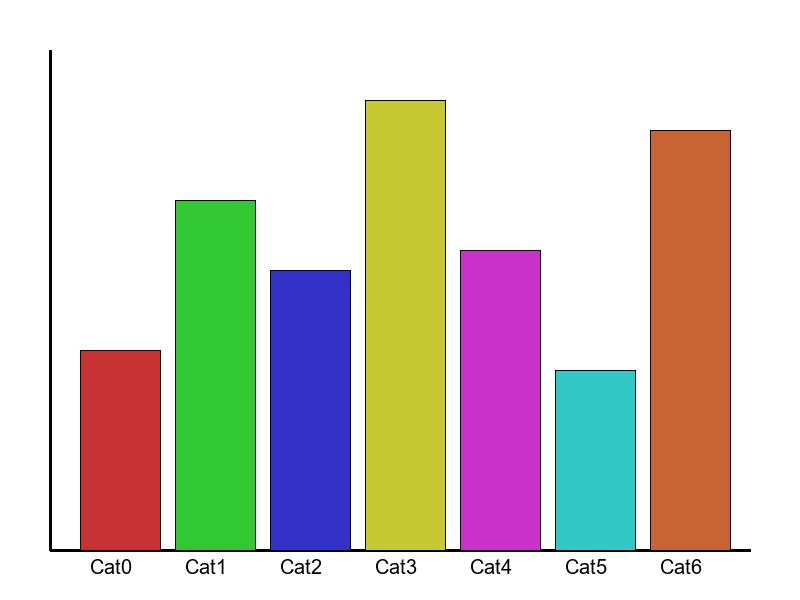
#> input picture test_images/gen_chart.jpg, 800 x 600 px
$ python debug_chart.py
#> lines starting #> are read from the running program, lines starting #| are printed output that depends on the picture; long printed decimals are rounded
### resizer.py
"""
Smart image resizer — automatically picks the best algorithm for any image.

Algorithms:
  seam       Content-aware seam carving (forward energy)
  scale      Standard interpolation (Lanczos)
  crop       Entropy-based smart crop
  letterbox  Scale + pad to target
  hybrid     Adaptive: seam-carve low-energy regions, scale the rest
  auto       Classifies image type, picks best algo

Hybrid uses a dynamic stopping criterion (from Rubinstein et al. 2009
Multi-Operator Media Retargeting).  Instead of a fixed fraction, it
tracks average seam energy and switches to scaling once seams start
cutting through important content — avoids both over-carving and
under-carving automatically.

Classification:
  photo     → hybrid
  graphic   → scale / crop
  text      → scale
  default   → hybrid
"""

import numpy as np
from PIL import Image
import sys, os, math
from enum import Enum
from typing import Literal


# ─── Energy & helpers ───────────────────────────────────────────────────────

def compute_energy(img: np.ndarray) -> np.ndarray:
    """Gradient magnitude (RGB channels summed), vectorized."""
    f = img.astype(np.float64)
    dx2 = np.zeros((f.shape[0], f.shape[1]), dtype=np.float64)
    dy2 = np.zeros_like(dx2)
    n_ch = 3 if f.ndim == 3 else 1
    for c in range(n_ch):
        ch = f[..., c] if f.ndim == 3 else f
        dx2[:, 1:-1] += (ch[:, 2:] - ch[:, :-2]) ** 2
        dy2[1:-1, :] += (ch[2:, :] - ch[:-2, :]) ** 2
    return np.sqrt(dx2 + dy2)


# ─── Forward-energy seam carving ───────────────────────────────────────────
#
# Rubinstein et al. 2008 "Improved Seam Carving":
# Instead of removing pixels with lowest backward energy (gradient mag),
# we minimise the *energy created* when a seam is removed.
#
# For each pixel (i,j) we precompute the cost of new edges between
# the neighbours that become adjacent after removal:
#
#   M_LR = |I(i,j+1) - I(i,j-1)|   (new left-right neighbour cost)
#   M_LU = |I(i-1,j) - I(i,j-1)|   (cost if seam came from top-left)
#   M_RU = |I(i-1,j) - I(i,j+1)|   (cost if seam came from top-right)
#
#   CL = M_LR + M_LU   (seam arrived from left)
#   CU = M_LR          (seam arrived straight)
#   CR = M_LR + M_RU   (seam arrived from right)
#
# DP then picks the minimum-cost transition.

def _forward_cost(img: np.ndarray) -> tuple[np.ndarray, np.ndarray, np.ndarray]:
    """Precompute CL, CU, CR forward-energy cost matrices (per-pixel, summed over RGB)."""
    f = img.astype(np.float64)
    h, w = f.shape[:2]

    # Left-right cost  M_LR(i,j) = |I(i,j+1) - I(i,j-1)|
    M_LR = np.zeros((h, w), dtype=np.float64)
    n_ch = 3 if f.ndim == 3 else 1
    for c in range(n_ch):
        ch = f[..., c] if f.ndim == 3 else f
        M_LR[:, 1:-1] += np.abs(ch[:, 2:] - ch[:, :-2])

    # Left-up cost  M_LU(i,j) = |I(i-1,j) - I(i,j-1)|
    M_LU = np.zeros((h, w), dtype=np.float64)
    for c in range(n_ch):
        ch = f[..., c] if f.ndim == 3 else f
        M_LU[1:, 1:] += np.abs(ch[:-1, 1:] - ch[1:, :-1])

    # Right-up cost  M_RU(i,j) = |I(i-1,j) - I(i,j+1)|
    M_RU = np.zeros((h, w), dtype=np.float64)
    for c in range(n_ch):
        ch = f[..., c] if f.ndim == 3 else f
        M_RU[1:, :-1] += np.abs(ch[:-1, :-1] - ch[1:, 1:])

    # Propagate edge costs from nearest valid neighbor so column 0 / w-1
    # don't have artificially low cost (which would bias seams to sides)
    M_LR[:, 0]  = M_LR[:, 1]
    M_LR[:, -1] = M_LR[:, -2]
    M_LU[:, 0]  = M_LU[:, 1]
    M_RU[:, -1] = M_RU[:, -2]

    CL = M_LR + M_LU
    CU = M_LR
    CR = M_LR + M_RU

    # First row: no pixel above, so left/right-up transitions impossible
    CL[0, :] = CR[0, :] = np.inf
    # Edge columns: prohibit entering from outside
    CL[:, 0] = CR[:, w - 1] = np.inf
    return CL, CU, CR


def _find_seam_forward(img: np.ndarray) -> tuple[np.ndarray, float]:
    """Forward-energy DP seam finding.

    Returns (seam, seam_energy).
    seam[i] = column of seam at row i.
    seam_energy = total forward energy of this seam (last dp entry).
    """
    h, w, c = img.shape
    CL, CU, CR = _forward_cost(img)

    dp = np.zeros((h, w), dtype=np.float64)
    parent = np.zeros((h, w), dtype=np.int32)
    # First row: mixed forward + backward energy prevents edge bias when
    # forward cost is zero in uniform regions (e.g. white backgrounds)
    back_energy = compute_energy(img)[0]
    dp[0] = CU[0] + back_energy * 0.1

    for i in range(1, h):
        # dp[i-1] shifted so index j holds dp[i-1][j-1] / dp[i-1][j+1]
        dp_left   = np.roll(dp[i-1], 1);  dp_left[0]   = np.inf
        dp_right  = np.roll(dp[i-1], -1); dp_right[-1]  = np.inf

        left  = dp_left  + CL[i]   # came from (i-1, j-1)
        up    = dp[i-1]  + CU[i]   # came from (i-1, j)
        right = dp_right + CR[i]   # came from (i-1, j+1)

        best = np.minimum(np.minimum(left, up), right)
        parent[i] = np.argmin([left, up, right], axis=0) - 1
        dp[i] = best

    seam = np.zeros(h, dtype=np.int32)
    seam[-1] = np.argmin(dp[-1])
    seam_energy = dp[-1, seam[-1]]
    for i in range(h-2, -1, -1):
        seam[i] = seam[i+1] + parent[i+1, seam[i+1]]
    return seam, seam_energy


# [20 lines left out: function _find_seam_backward, not called in this run]


def _remove_seam(img: np.ndarray, seam: np.ndarray) -> np.ndarray:
    """Vectorized seam removal via boolean mask."""
    h, w, c = img.shape
    mask = np.ones((h, w), dtype=bool)
    mask[np.arange(h), seam] = False
    out = np.zeros((h, w-1, c), dtype=img.dtype)
    for ch in range(c):
        out[..., ch] = img[..., ch][mask].reshape(h, w-1)
    return out


# [191 lines left out: functions _seam_energy, _carve_seams, _carve_adaptive, resize_seam, resize_scale, resize_crop and 2 more, not called in this run]


# ─── Image classifier ──────────────────────────────────────────────────────

class ImageClass(Enum):
    PHOTO = "photo"
    GRAPHIC = "graphic"
    TEXT = "text"
    DEFAULT = "default"

# [45 lines left out: functions _unique_colors_approx, _edge_density, _energy_entropy, classify_image, not called in this run]


# ─── Smart dispatcher ──────────────────────────────────────────────────────

ALGO_MAP: dict[ImageClass, str] = {
    ImageClass.PHOTO: "hybrid",
    ImageClass.GRAPHIC: "scale",
    ImageClass.TEXT: "scale",
    ImageClass.DEFAULT: "hybrid",
}

# [62 lines left out: functions resize_auto, main, not called in this run]


# [2 lines that do not run on import are left out]

### debug_chart.py
"""Debug chart image seams."""
import numpy as np
from PIL import Image
from resizer import _forward_cost, _find_seam_forward, _remove_seam

name = "test_images/gen_chart.jpg"
img = np.asarray(Image.open(name).convert("RGB"))
#> img is the input picture: shape (600, 800, 3); mean R, G, B 210.4, 204.3, 195.5
print(f"Chart image shape: {img.shape}")
#| Chart image shape: (600, 800, 3)

# Check if the image is all white initially
print(f"Unique values in first row: {len(np.unique(img[0, :, :]))}")
#| Unique values in first row: 1
print(f"First row min/max: {img[0, :, :].min()}/{img[0, :, :].max()}")
#| First row min/max: 255/255

working = img.astype(np.float64)
for i in range(5):
    seam, fe = _find_seam_forward(working)
    norm_e = fe / working.shape[0]
    # Where does the seam go?
    seam_path = seam
    print(f"Seam {i}: energy/row={norm_e:.6f}, "
          f"col range=[{seam.min()}, {seam.max()}], "
          f"first5={seam[:5]}, mid5={seam[300:305]}, last5={seam[-5:]}")
    working = _remove_seam(working, seam)
#> this loop made 5 passes
#| Seam 0: energy/row=0, col range=[0, 0], first5=[0 0 0 0 0], mid5=[0 0 0 0 0], last5=[0 0 0 0 0]
#| Seam 1: energy/row=0, col range=[0, 0], first5=[0 0 0 0 0], mid5=[0 0 0 0 0], last5=[0 0 0 0 0]
#| Seam 2: energy/row=0, col range=[0, 0], first5=[0 0 0 0 0], mid5=[0 0 0 0 0], last5=[0 0 0 0 0]
#| Seam 3: energy/row=0, col range=[0, 0], first5=[0 0 0 0 0], mid5=[0 0 0 0 0], last5=[0 0 0 0 0]
#| Seam 4: energy/row=0, col range=[0, 0], first5=[0 0 0 0 0], mid5=[0 0 0 0 0], last5=[0 0 0 0 0]
#> pass 1, in _find_seam_forward, `CL, CU, CR = _forward_cost(img)`:
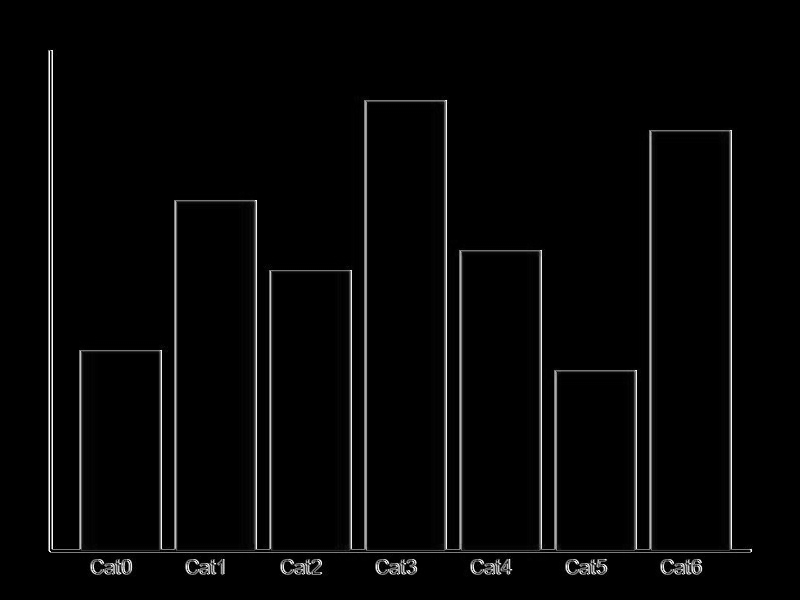
#> CL: shape (600, 800) float64; 0.29% of the values are NaN or infinite; the others: min 0, max 1530, mean 39.34; drawn with min black, max white, NaN and infinite black
#> pass 1, in _find_seam_forward, `CL, CU, CR = _forward_cost(img)`:
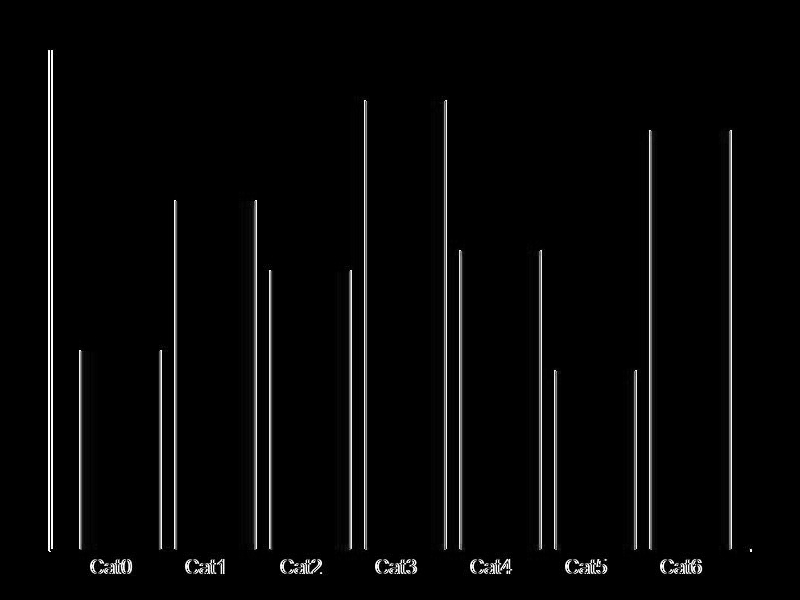
#> CU: shape (600, 800) float64; min 0, max 765, mean 21.1; drawn with min black and max white
#> pass 1, in _find_seam_forward, `CL, CU, CR = _forward_cost(img)`:
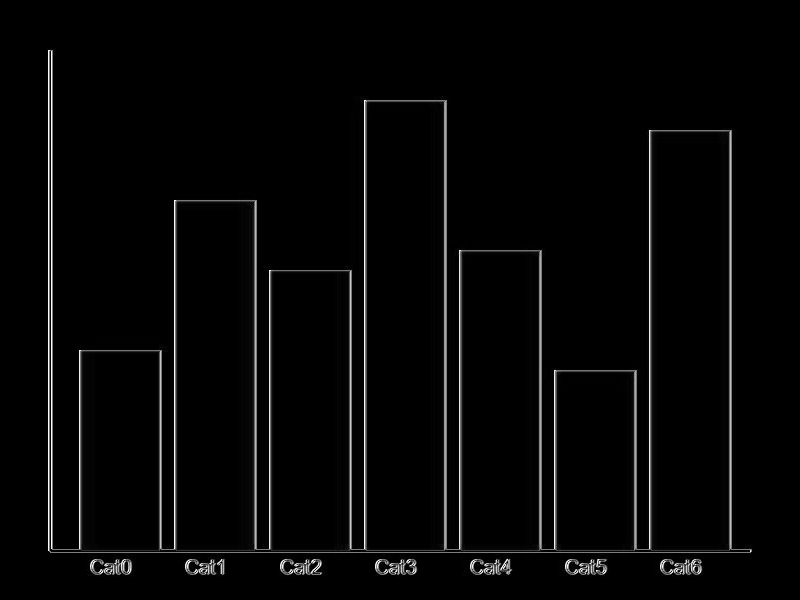
#> CR: shape (600, 800) float64; 0.29% of the values are NaN or infinite; the others: min 0, max 1530, mean 39.38; drawn with min black, max white, NaN and infinite black
#> pass 1, `working = _remove_seam(working, seam)`:
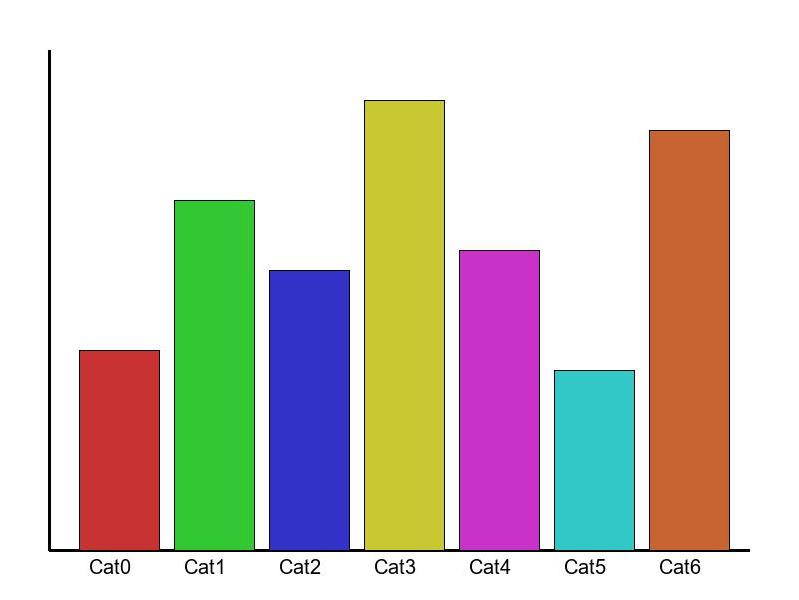
#> working: shape (600, 799, 3) float64; mean R, G, B 210.3, 204.2, 195.4
#> after the loop:
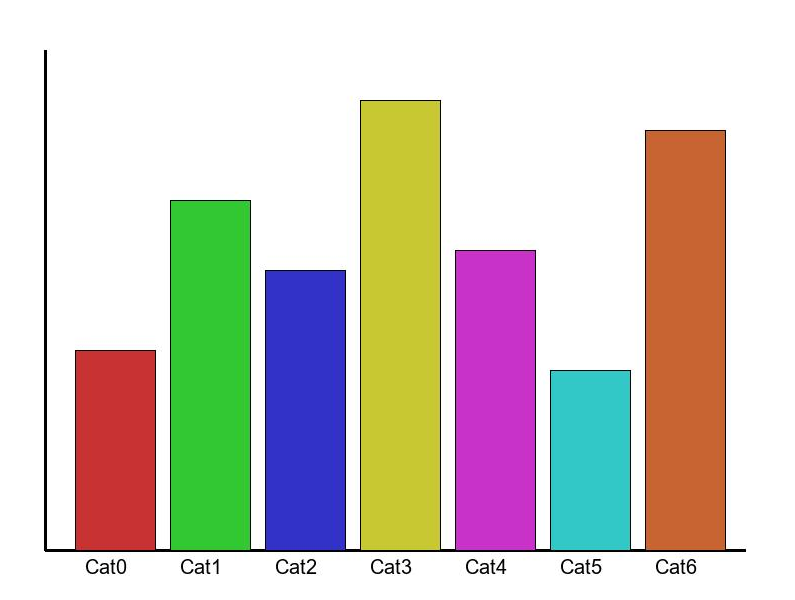
#> working: shape (600, 795, 3) float64; mean R, G, B 210.1, 203.9, 195.1

$ run again, with test_images/gen_text.jpg copied over test_images/gen_chart.jpg
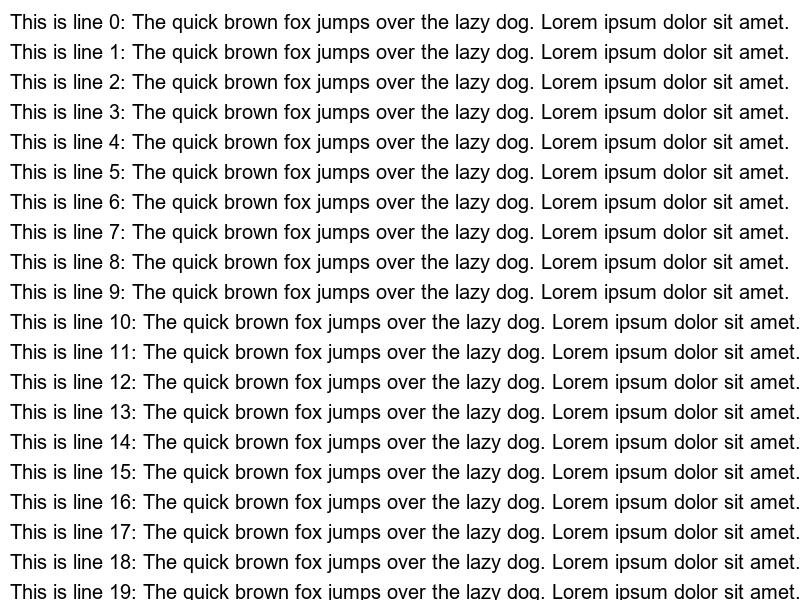
#> input picture test_images/gen_text.jpg, 800 x 600 px
#> img is the input picture: shape (600, 800, 3); min 0, max 255, mean 221.2
#| Chart image shape: (600, 800, 3)
#| Unique values in first row: 1
#| First row min/max: 255/255
#> the loop `for i in range(5):` made 5 passes
#| Seam 0: energy/row=0, col range=[0, 0], first5=[0 0 0 0 0], mid5=[0 0 0 0 0], last5=[0 0 0 0 0]
#| Seam 1: energy/row=0, col range=[0, 0], first5=[0 0 0 0 0], mid5=[0 0 0 0 0], last5=[0 0 0 0 0]
#| Seam 2: energy/row=0, col range=[0, 0], first5=[0 0 0 0 0], mid5=[0 0 0 0 0], last5=[0 0 0 0 0]
#| Seam 3: energy/row=0, col range=[0, 0], first5=[0 0 0 0 0], mid5=[0 0 0 0 0], last5=[0 0 0 0 0]
#| Seam 4: energy/row=0, col range=[0, 0], first5=[0 0 0 0 0], mid5=[0 0 0 0 0], last5=[0 0 0 0 0]
#> pass 1, in _find_seam_forward, `CL, CU, CR = _forward_cost(img)`:
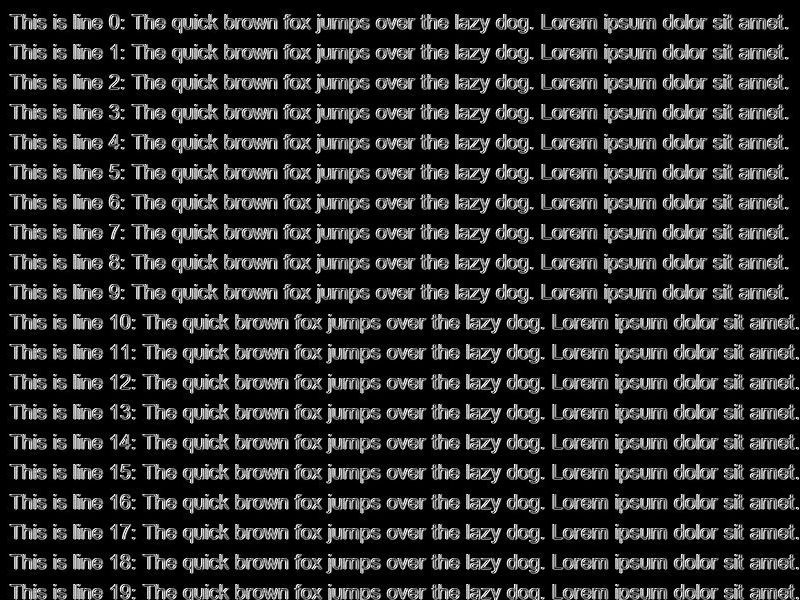
#> CR: shape (600, 800) float64; 0.29% of the values are NaN or infinite; the others: min 0, max 1530, mean 243.1; drawn with min black, max white, NaN and infinite black
#> after the loop `for i in range(5):`:
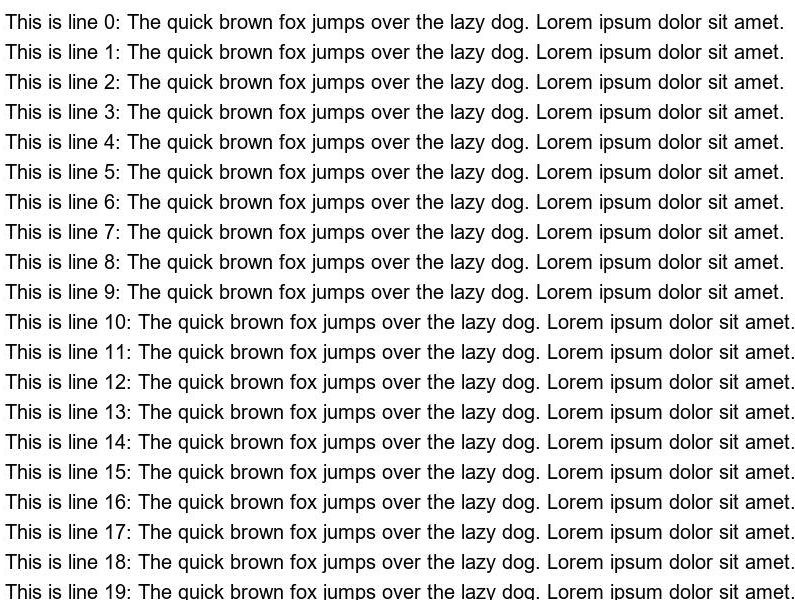
#> working: shape (600, 795, 3) float64; min 0, max 255, mean 221

$ run again, with test_images/gen_ui.jpg copied over test_images/gen_chart.jpg
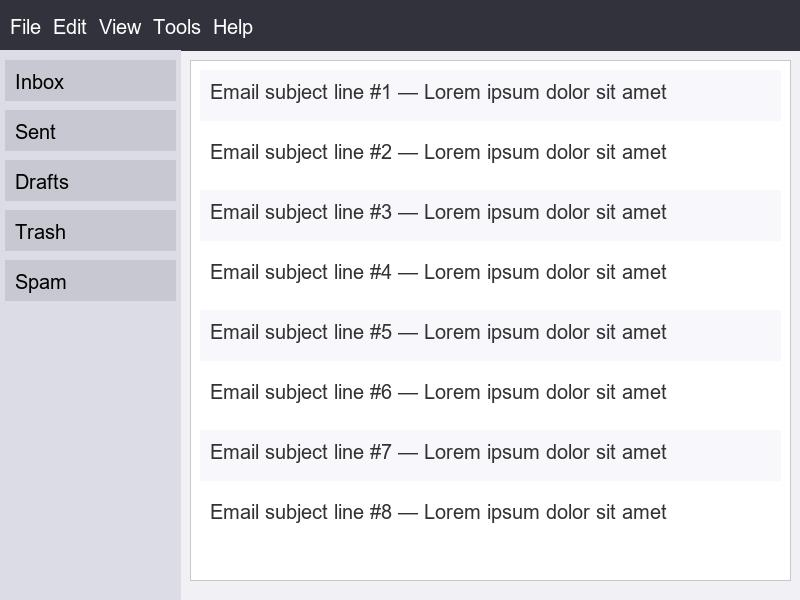
#> input picture test_images/gen_ui.jpg, 800 x 600 px
#> img is the input picture: shape (600, 800, 3); mean R, G, B 219.8, 219.6, 223.6
#| Chart image shape: (600, 800, 3)
#| Unique values in first row: 2
#| First row min/max: 50/60
#> the loop `for i in range(5):` made 5 passes
#| Seam 0: energy/row=0, col range=[0, 89], first5=[73 74 75 76 77], mid5=[73 73 73 73 72], last5=[0 0 0 0 0]
#| Seam 1: energy/row=0, col range=[0, 89], first5=[73 74 75 76 77], mid5=[73 73 73 73 72], last5=[0 0 0 0 0]
#| Seam 2: energy/row=0, col range=[0, 91], first5=[76 77 78 79 80], mid5=[73 73 73 73 72], last5=[0 0 0 0 0]
#| Seam 3: energy/row=0, col range=[0, 91], first5=[76 77 78 79 80], mid5=[73 73 73 73 72], last5=[0 0 0 0 0]
#| Seam 4: energy/row=0, col range=[0, 142], first5=[126 127 128 129 130], mid5=[73 73 73 73 72], last5=[0 0 0 0 0]
#> pass 1, in _find_seam_forward, `CL, CU, CR = _forward_cost(img)`:
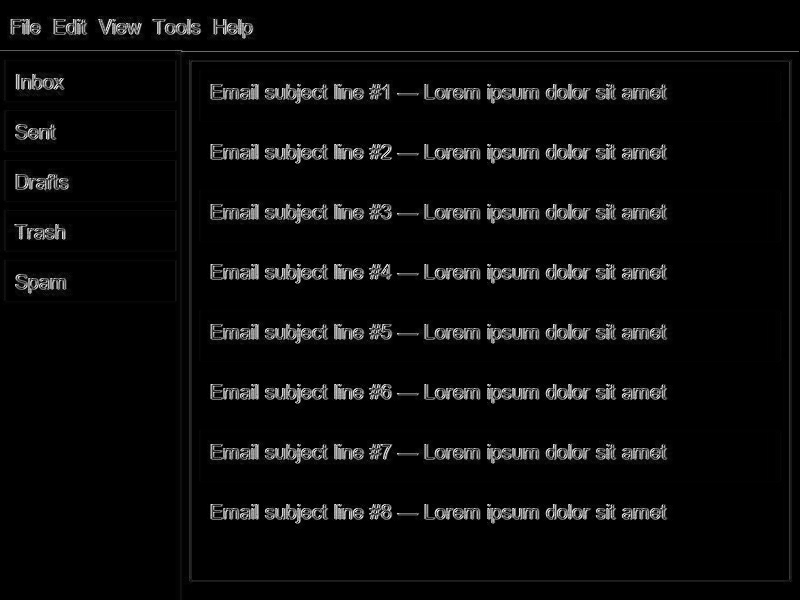
#> CR: shape (600, 800) float64; 0.29% of the values are NaN or infinite; the others: min 0, max 1365, mean 57.38; drawn with min black, max white, NaN and infinite black
#> after the loop `for i in range(5):`:
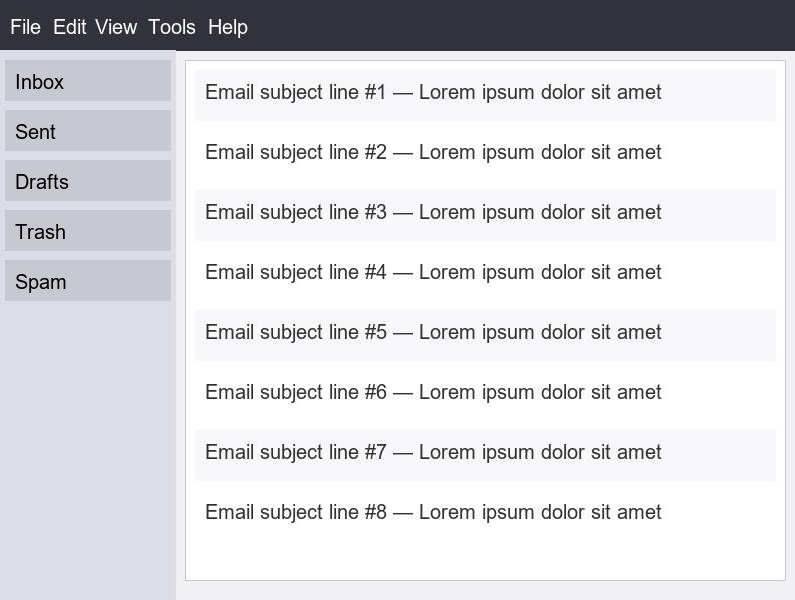
#> working: shape (600, 795, 3) float64; mean R, G, B 219.9, 219.7, 223.7
